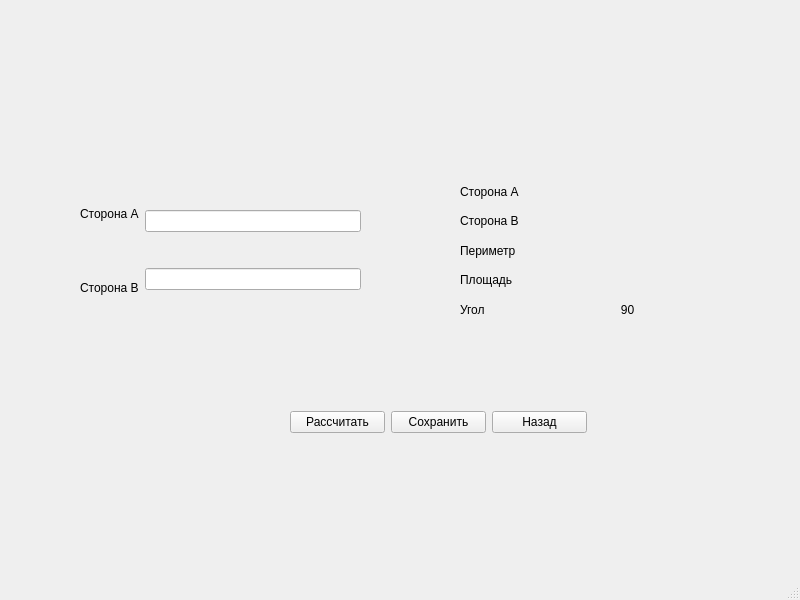
<?xml version="1.0" encoding="UTF-8"?>
<ui version="4.0">
 <class>RectangleCreation</class>
 <widget class="QMainWindow" name="RectangleCreation">
  <property name="geometry">
   <rect>
    <x>0</x>
    <y>0</y>
    <width>800</width>
    <height>600</height>
   </rect>
  </property>
  <property name="windowTitle">
   <string>MainWindow</string>
  </property>
  <widget class="QWidget" name="centralwidget">
   <widget class="QWidget" name="layoutWidget">
    <property name="geometry">
     <rect>
      <x>290</x>
      <y>410</y>
      <width>297</width>
      <height>25</height>
     </rect>
    </property>
    <layout class="QHBoxLayout" name="horizontalLayout">
     <item>
      <widget class="QPushButton" name="pushButton_3">
       <property name="text">
        <string>Рассчитать</string>
       </property>
      </widget>
     </item>
     <item>
      <widget class="QPushButton" name="pushButton_2">
       <property name="text">
        <string>Сохранить</string>
       </property>
      </widget>
     </item>
     <item>
      <widget class="QPushButton" name="pushButton">
       <property name="text">
        <string>Назад</string>
       </property>
      </widget>
     </item>
    </layout>
   </widget>
   <widget class="QWidget" name="layoutWidget">
    <property name="geometry">
     <rect>
      <x>460</x>
      <y>180</y>
      <width>221</width>
      <height>141</height>
     </rect>
    </property>
    <layout class="QHBoxLayout" name="horizontalLayout_2">
     <item>
      <layout class="QVBoxLayout" name="verticalLayout">
       <item>
        <widget class="QLabel" name="label_7">
         <property name="text">
          <string>Сторона А</string>
         </property>
        </widget>
       </item>
       <item>
        <widget class="QLabel" name="label_5">
         <property name="text">
          <string>Сторона В</string>
         </property>
        </widget>
       </item>
       <item>
        <widget class="QLabel" name="label_4">
         <property name="text">
          <string>Периметр</string>
         </property>
        </widget>
       </item>
       <item>
        <widget class="QLabel" name="label_6">
         <property name="text">
          <string>Площадь</string>
         </property>
        </widget>
       </item>
       <item>
        <widget class="QLabel" name="label_8">
         <property name="text">
          <string>Угол</string>
         </property>
        </widget>
       </item>
      </layout>
     </item>
     <item>
      <layout class="QVBoxLayout" name="verticalLayout_2">
       <item>
        <widget class="QLabel" name="side_a">
         <property name="text">
          <string/>
         </property>
         <property name="alignment">
          <set>Qt::AlignCenter</set>
         </property>
        </widget>
       </item>
       <item>
        <widget class="QLabel" name="side_b">
         <property name="text">
          <string/>
         </property>
         <property name="alignment">
          <set>Qt::AlignCenter</set>
         </property>
        </widget>
       </item>
       <item>
        <widget class="QLabel" name="perimeter">
         <property name="text">
          <string/>
         </property>
         <property name="alignment">
          <set>Qt::AlignCenter</set>
         </property>
        </widget>
       </item>
       <item>
        <widget class="QLabel" name="square">
         <property name="text">
          <string/>
         </property>
         <property name="alignment">
          <set>Qt::AlignCenter</set>
         </property>
        </widget>
       </item>
       <item>
        <widget class="QLabel" name="label_9">
         <property name="text">
          <string>90</string>
         </property>
         <property name="alignment">
          <set>Qt::AlignCenter</set>
         </property>
        </widget>
       </item>
      </layout>
     </item>
    </layout>
   </widget>
   <widget class="QWidget" name="layoutWidget">
    <property name="geometry">
     <rect>
      <x>80</x>
      <y>180</y>
      <width>281</width>
      <height>141</height>
     </rect>
    </property>
    <layout class="QHBoxLayout" name="horizontalLayout_3">
     <item>
      <layout class="QVBoxLayout" name="verticalLayout_3">
       <item>
        <widget class="QLabel" name="label">
         <property name="text">
          <string>Сторона А</string>
         </property>
        </widget>
       </item>
       <item>
        <widget class="QLabel" name="label_2">
         <property name="text">
          <string>Сторона В</string>
         </property>
        </widget>
       </item>
      </layout>
     </item>
     <item>
      <layout class="QVBoxLayout" name="verticalLayout_4">
       <item>
        <widget class="QLineEdit" name="lineEdit"/>
       </item>
       <item>
        <widget class="QLineEdit" name="lineEdit_2"/>
       </item>
      </layout>
     </item>
    </layout>
   </widget>
  </widget>
  <widget class="QMenuBar" name="menubar">
   <property name="geometry">
    <rect>
     <x>0</x>
     <y>0</y>
     <width>800</width>
     <height>21</height>
    </rect>
   </property>
  </widget>
  <widget class="QStatusBar" name="statusbar"/>
 </widget>
 <resources/>
 <connections/>
</ui>
